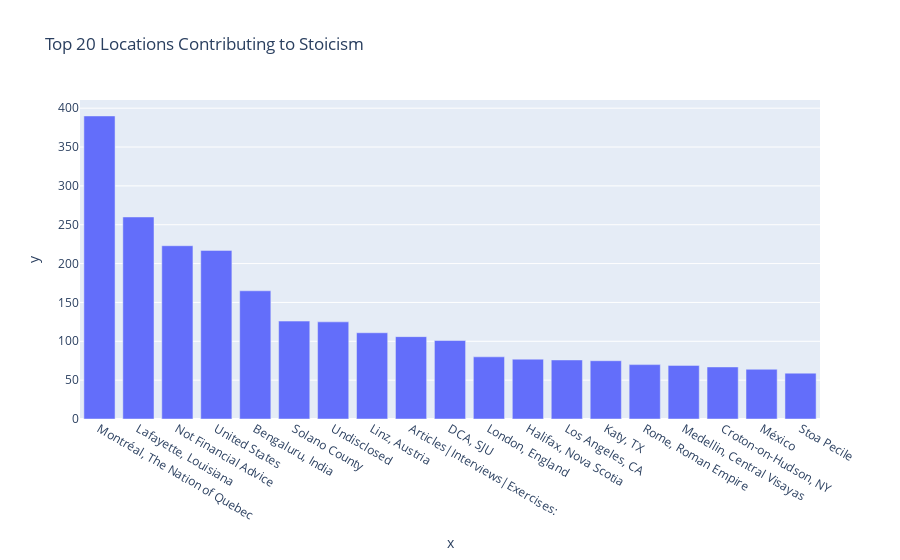

The notebook cell saved with this chart:
### Markdown cell above
### 3.3 Geotagging

### Code cell
# 2948 tweets have no location
fig = ex.bar(x=df_tag.User_Location.value_counts()[1:20].index, y=df_tag.User_Location.value_counts()[1:20].values, 
             title='Top 20 Locations Contributing to Stoicism')
fig.show()

### Figure 1 — Plotly figure (JSON) as saved in the notebook; plotly's stock layout.template omitted (floating-point values rounded to 4 significant figures)
{"data": [{"alignmentgroup": "True", "hovertemplate": "x=%{x}<br>y=%{y}<extra></extra>", "legendgroup": "", "marker": {"color": "#636efa", "pattern": {"shape": ""}}, "name": "", "offsetgroup": "", "orientation": "v", "showlegend": false, "textposition": "auto", "type": "bar", "x": ["Montréal, The Nation of Quebec", "Lafayette, Louisiana", "Not Financial Advice", "United States", "Bengaluru, India", "Solano County", "Undisclosed", "Linz, Austria", "Articles|Interviews|Exercises:", "DCA, SJU", "London, England", "Halifax, Nova Scotia", "Los Angeles, CA", "Katy, TX", "Rome, Roman Empire", "Medellin, Central Visayas", "Croton-on-Hudson, NY", "México", "Stoa Pecile"], "xaxis": "x", "y": [390, 260, 223, 217, 165, 126, 125, 111, 106, 101, 80, 77, 76, 75, 70, 69, 67, 64, 59], "yaxis": "y"}], "layout": {"barmode": "relative", "legend": {"tracegroupgap": 0}, "title": {"text": "Top 20 Locations Contributing to Stoicism"}, "xaxis": {"anchor": "y", "domain": [0, 1], "title": {"text": "x"}}, "yaxis": {"anchor": "x", "domain": [0, 1], "title": {"text": "y"}}}}
